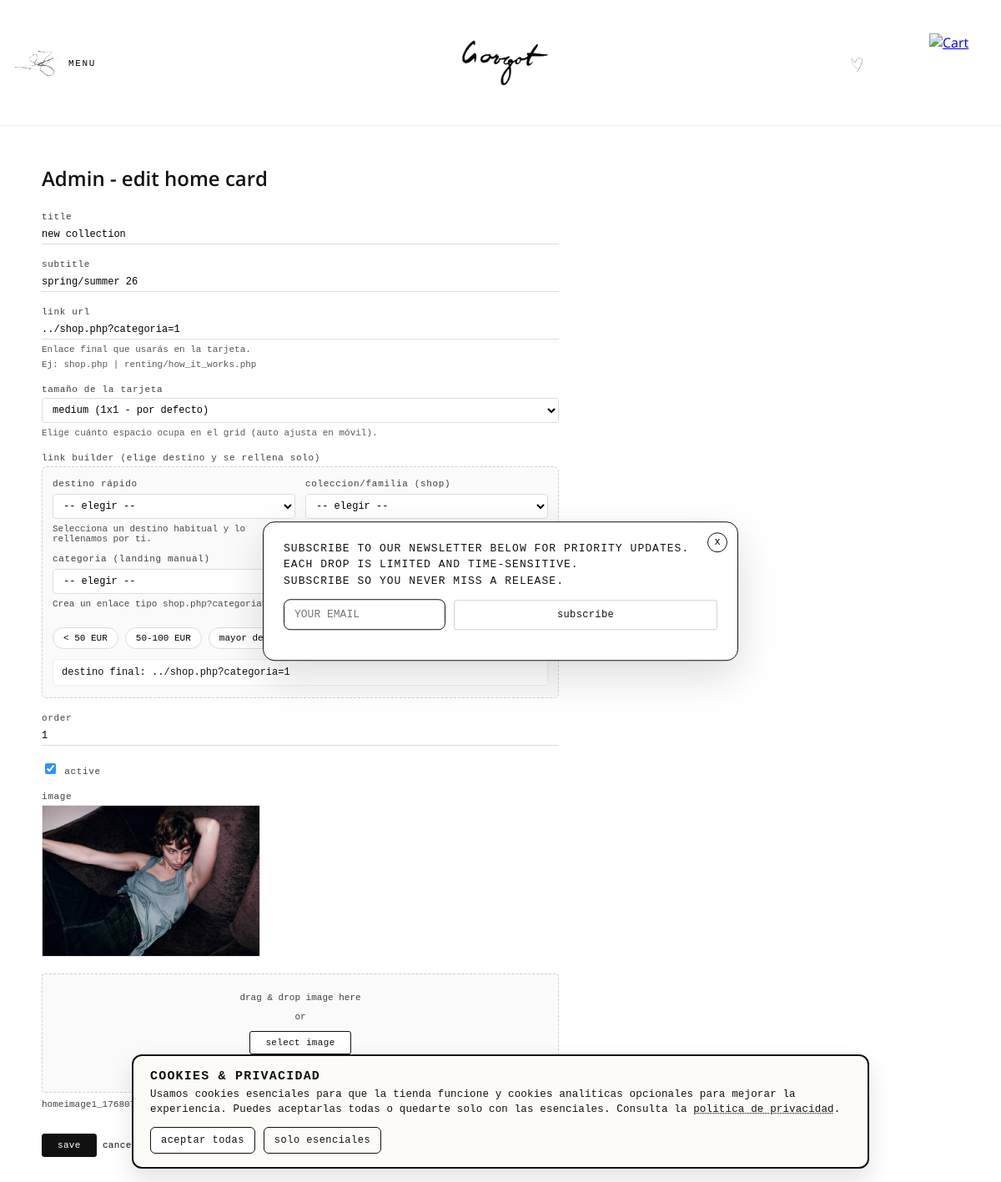
/admin/home_card_edit.php?id=4 (signed in), run on the app's committed database.
### tables this page shows
CREATE TABLE `home_cards` (
  `id` int(11) NOT NULL,
  `title` varchar(255) NOT NULL,
  `subtitle` varchar(255) DEFAULT NULL,
  `image_path` varchar(500) NOT NULL,
  `link_url` varchar(500) DEFAULT NULL,
  `sort_order` int(11) NOT NULL DEFAULT 1,
  `active` tinyint(1) NOT NULL DEFAULT 1,
  `card_size` varchar(10) NOT NULL DEFAULT 'md'
);

### admin/home_card_edit.php (the view, shortened to what this page needs)
<?php
include("../includes/conexion.php");
$hasCardSize = false;
$colCheck = $conexion->query("SHOW COLUMNS FROM home_cards LIKE 'card_size'");
if ($colCheck && $colCheck->num_rows > 0) {
    $hasCardSize = true;
}
$categorias = [];
$familias   = [];
$resCat = $conexion->query("SELECT id_categoria, nombre FROM categorias ORDER BY nombre ASC");
if ($resCat) {
    while ($row = $resCat->fetch_assoc()) {
        $categorias[] = $row;
    }
}
$resFam = $conexion->query("SELECT DISTINCT familia FROM productos WHERE familia IS NOT NULL AND familia <> '' ORDER BY familia ASC");
if ($resFam) {
    while ($row = $resFam->fetch_assoc()) {
        $familias[] = $row["familia"];
    }
}
$id = isset($_GET['id']) ? intval($_GET['id']) : 0;
$card = [
    'title'      => '',
    'subtitle'   => '',
    'image_path' => '',
    'link_url'   => '',
    'sort_order' => 1,
    'active'     => 1,
    'card_size'  => 'md',
];
if ($id > 0) {
    $sql = $hasCardSize
        ? "SELECT * FROM home_cards WHERE id = ?"
        : "SELECT id, title, subtitle, image_path, link_url, sort_order, active FROM home_cards WHERE id = ?";
    $stmt = $conexion->prepare($sql);
    $stmt->bind_param("i", $id);
    $stmt->execute();
    $res = $stmt->get_result();
    if ($fila = $res->fetch_assoc()) {
        $card = array_merge($card, $fila);
    }
}
?>
<!DOCTYPE html>
<html lang="es">
<head>
    <link rel="stylesheet" href="../css/estilos.css">
</head>
<body>
<?php include '../includes/header.php'; ?>
<main class="contenedor admin-main">
    <h1 class="titulo-pagina">Admin - edit home card</h1>
    <form method="post" enctype="multipart/form-data" class="admin-form">
        <div class="form-row">
            <label>title</label>
            <input type="text" name="title" value="<?php echo htmlspecialchars($card['title']); ?>">
        </div>
        <div class="form-row">
            <label>subtitle</label>
            <input type="text" name="subtitle" value="<?php echo htmlspecialchars($card['subtitle']); ?>">
        </div>
        <div class="form-row">
            <label>link url</label>
            <input type="text" name="link_url" value="<?php echo htmlspecialchars($card['link_url']); ?>" id="linkUrl">
            <small class="admin-help">Enlace final que usarás en la tarjeta.</small>
            <small class="admin-help">Ej: shop.php | renting/how_it_works.php</small>
        </div>
        <?php if ($hasCardSize): ?>
            <div class="form-row">
                <label>tamaño de la tarjeta</label>
                <select name="card_size">
                    <?php
                        $sizeOptions = [
                            'sm'   => 'small (1x1)',
                            'md'   => 'medium (1x1 - por defecto)',
                            'wide' => 'wide (2 columnas x 1 fila)',
                            'tall' => 'tall (1 columna x 2 filas)',
                            'lg'   => 'large (2x2)'
                        ];
                        $currentSize = $card['card_size'] ?? 'md';
                    ?>
                    <?php foreach ($sizeOptions as $value => $label): ?>
                        <option value="<?php echo $value; ?>" <?php if ($currentSize === $value) echo 'selected'; ?>>
                            <?php echo $label; ?>
                        </option>
                    <?php endforeach; ?>
                </select>
                <small class="admin-help">Elige cuánto espacio ocupa en el grid (auto ajusta en móvil).</small>
            </div>
        <?php endif; ?>
        <div class="form-row">
            <label>link builder (elige destino y se rellena solo)</label>
            <div class="admin-link-builder">
                <div class="builder-grid">
                    <div class="builder-field">
                        <span class="builder-label">destino rápido</span>
                        <select id="presetLink">
                            <option value="">-- elegir --</option>
                        </select>
                        <small class="builder-hint">Selecciona un destino habitual y lo rellenamos por ti.</small>
                    </div>
                    <?php if (!empty($familias)): ?>
                    <div class="builder-field">
                        <span class="builder-label">coleccion/familia (shop)</span>
                        <select id="familiaLink">
                            <option value="">-- elegir --</option>
                        </select>
                        <small class="builder-hint">Crea un enlace a shop filtrando por esa familia.</small>
                    </div>
                    <?php endif; ?>
                    <?php if (!empty($categorias)): ?>
                    <div class="builder-field">
                        <span class="builder-label">categoria (landing manual)</span>
                        <select id="categoriaLink">
                            <option value="">-- elegir --</option>
                        </select>
                        <small class="builder-hint">Crea un enlace tipo <code>shop.php?categoria=ID</code>.</small>
                    </div>
                    <?php endif; ?>
                    <div class="builder-field builder-inline">
                        <span class="builder-label">target personalizado</span>
                        <div class="builder-inline-row">
                            <button type="button" class="btn-admin-secondary btn-inline" id="applyCustom">usar</button>
                        </div>
                        <small class="builder-hint">Pega cualquier URL manual si necesitas algo fuera de las opciones.</small>
                    </div>
                </div>
                <div class="builder-chips">
                    <button type="button" class="builder-chip" data-url="shop.php?precio=%3C50">&lt; 50 EUR</button>
                    <button type="button" class="builder-chip" data-url="shop.php?precio=50-100">50-100 EUR</button>
                    <button type="button" class="builder-chip" data-url="shop.php?orden=discount_desc">mayor descuento</button>
                    <button type="button" class="builder-chip" data-url="shop.php?talla=s">talla S</button>
                    <button type="button" class="builder-chip" data-url="shop.php?talla=m">talla M</button>
                    <button type="button" class="builder-chip" data-url="shop.php?talla=l">talla L</button>
                </div>
                <div class="builder-preview">
                    destino final: <span id="linkPreview"><?php echo htmlspecialchars($card['link_url']) ?: 'elige una opcion'; ?></span>
                </div>
            </div>
        </div>
        <div class="form-row">
            <label>order</label>
            <input type="number" name="sort_order" min="1" value="<?php echo (int)$card['sort_order']; ?>">
        </div>
        <div class="form-row">
            <label>
                <input type="checkbox" name="active" <?php echo $card['active'] ? 'checked' : ''; ?>>
                active
            </label>
        </div>
        <div class="form-row">
            <label>image</label>
            <?php if (!empty($card['image_path'])): ?>
                <div class="home-card-preview">
                    <img src="../<?php echo htmlspecialchars($card['image_path']); ?>" alt="preview">
                </div>
            <?php endif; ?>
            <div class="dropzone" id="dropzone-image">
                <p class="dz-title">drag & drop image here</p>
                <p class="dz-subtitle">or</p>
                <button type="button" class="btn-admin-secondary" id="btn-select-image">
                    select image
                </button>
                <p class="dz-info">max 20 mb · 1 file</p>
            </div>
            <p class="dz-filename" id="dz-filename">
                <?php echo !empty($card['image_path']) ? basename($card['image_path']) : 'no file selected'; ?>
            </p>
        </div>
        <div class="form-actions">
            <button type="submit" class="btn-admin-primary">save</button>
            <a href="home_cards.php" class="btn-admin-link">cancel</a>
        </div>
    </form>
</main>
</body>
</html>

### css/estilos.css (style rules this page uses)
body { margin: 0; font-family: "GargotSans", system-ui, -apple-system, BlinkMacSystemFont, "Segoe UI", sans-serif; background: #ffffff; color: #111; }
h1, h2, h3, h4, h5, h6, .menu a, .producto-info .linea1, .producto-info .linea2, .producto-info .linea3, .tipo, .talla, .marca, .nombre, .header .logo { font-family: "GargotSans", system-ui, sans-serif !important; }
.contenedor { padding: 30px 40px; max-width: 1100px; margin: 0 auto; }
.admin-wrapper, .admin-main, .admin-contenedor { font-family: "Source Code Pro", monospace; font-size: 12px; }
.btn-admin, .btn-admin-primary { padding: 7px 18px; border-radius: 3px; border: 1px solid #111; background: #111; color: #fff; font-family: "Source Code Pro", monospace; font-size: 11px; text-transform: lowercase; letter-spacing: 0.03em; cursor: pointer; text-decoration: none; display: inline-flex; align-items: center; justify-content: center; }
.btn-admin-secondary { padding: 7px 18px; border-radius: 3px; border: 1px solid #111; background: #fff; color: #111; font-family: "Source Code Pro", monospace; font-size: 11px; text-transform: lowercase; letter-spacing: 0.03em; cursor: pointer; text-decoration: none; display: inline-flex; align-items: center; justify-content: center; }
.btn-admin-link { border: none; background: none; padding: 0; font-family: "Source Code Pro", monospace; font-size: 11px; text-transform: lowercase; letter-spacing: 0.03em; color: #111; text-decoration: none; border-bottom: 1px solid transparent; cursor: pointer; }
.admin-form { max-width: 620px; margin-top: 24px; font-family: "Source Code Pro", monospace; font-size: 12px; }
.admin-form .form-row, .admin-form-row { display: flex; flex-direction: column; gap: 4px; margin-bottom: 18px; }
.admin-form label, .admin-form-row label { font-size: 11px; text-transform: lowercase; letter-spacing: 0.06em; opacity: 0.8; }
.admin-form input[type="text"], .admin-form input[type="number"], .admin-form input[type="email"], .admin-form input[type="password"], .admin-form textarea, .admin-form select { width: 100%; padding: 6px 8px; font-family: "Source Code Pro", monospace; font-size: 12px; border: 1px solid #ddd; border-radius: 3px; outline: none; background: #fff; }
.admin-form input[type="text"], .admin-form input[type="number"] { border-radius: 0; border: none; border-bottom: 1px solid #ddd; padding: 4px 0; }
.admin-link-builder { border: 1px dashed #d0d0d0; border-radius: 6px; padding: 14px 12px; background: #fafafa; display: flex; flex-direction: column; gap: 12px; }
.admin-link-builder .builder-grid { display: grid; grid-template-columns: repeat(auto-fit, minmax(220px, 1fr)); gap: 12px; }
.admin-link-builder .builder-field { display: flex; flex-direction: column; gap: 6px; }
.admin-link-builder .builder-label { font-size: 11px; text-transform: lowercase; letter-spacing: 0.06em; opacity: 0.8; }
.admin-link-builder select, .admin-link-builder input[type="text"] { width: 100%; padding: 6px 8px; font-family: "Source Code Pro", monospace; font-size: 12px; border: 1px solid #ddd; border-radius: 4px; outline: none; background: #fff; }
.builder-inline-row { display: flex; gap: 8px; align-items: center; }
.btn-inline { padding: 7px 12px; white-space: nowrap; }
.builder-chips { display: flex; flex-wrap: wrap; gap: 8px; }
.builder-chip { border: 1px solid #ddd; border-radius: 16px; padding: 6px 12px; font-family: "Source Code Pro", monospace; font-size: 11px; background: #fff; cursor: pointer; transition: 0.15s ease; }
.builder-preview { font-size: 12px; font-family: "Source Code Pro", monospace; padding: 8px 10px; border: 1px solid #eee; border-radius: 4px; background: #fff; }
.builder-hint { font-size: 11px; opacity: 0.75; }
.admin-help { font-size: 11px; opacity: 0.7; margin: 2px 0 0; }
.home-card-preview { width: 260px; height: 180px; border: 1px solid #e0e0e0; margin-bottom: 10px; overflow: hidden; background: #f5f5f5; }
.home-card-preview img { width: 100%; height: 100%; object-fit: cover; display: block; }
.dropzone { border: 1px dashed #d0d0d0; border-radius: 4px; padding: 18px 20px; text-align: center; cursor: pointer; background: #fafafa; transition: border-color 0.2s ease, background 0.2s ease; margin-top: 6px; }
.dz-title, .dz-subtitle, .dz-info, .dz-filename, .dz-filenames { font-family: "Source Code Pro", monospace; font-size: 11px; opacity: 0.8; margin-top: 4px; }

### data on the page
home_cards: title "new collection", subtitle "spring/summer 26", link_url "../shop.php?categoria=1", card_size "medium (1x1 - por defecto)", sort_order "1", active "☑", image_path (picture), image_path "homeimage1_1768078034.jpeg"
